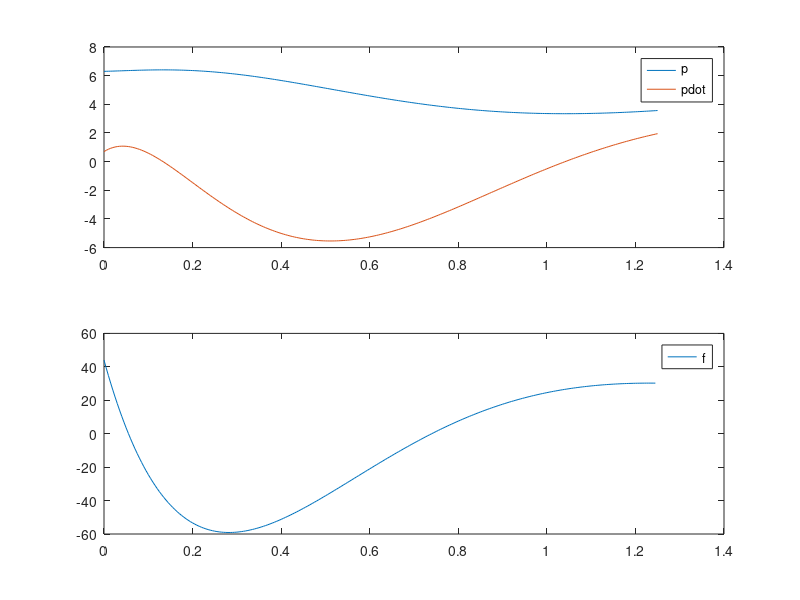

Source code (MATLAB):
function startercode170003
[T,X,U,XFORDISPLAY] = RunSimulation;
PlotResults(T,X,U);
p = mat2str(XFORDISPLAY(1),8)
pdot = mat2str(XFORDISPLAY(2),8)
end

function [actuators,data] = initControlSystem(sensors,references,parameters,data)
%%%%%%%%%%%%%%%%%%
data.A = [0, 1; -1/9, -4/9];
data.B = [0; 1/9];
data.C = [1, 0];
data.xhat = [0;0];
data.u = 0;

pcon = [-1, -0.5];
pobs = [-4, -2];

data.K = acker(data.A, data.B, pcon);
data.L = acker(data.A',data.C',pobs)';


[actuators,data] = runControlSystem(sensors,references,parameters,data);
end

function [actuators,data] = runControlSystem(sensors,references,parameters,data)
%%%%%%%%%%%%%%%%%%
% MODIFY
u=-data.K*data.xhat;
y=sensors.p + 7;
data.xhat=data.xhat+(data.A*data.xhat+data.B*u-data.L*(data.C*data.xhat-y))*parameters.tStep;
actuators.f = u + ((7*5)+ 9);
%
%%%%%%%%%%%%%%%%%%
end

function [T,X,U,XFORDISPLAY] = RunSimulation
[t,x,tStep,nSteps,nStepsForDisplay] = InitSimulation;
T = t;
X = x;
U = [];
controller.init = @initControlSystem;
controller.run = @runControlSystem;
controller.sensors = GetSensors(t,x);
controller.references = struct;
controller.parameters = struct('tStep',tStep);
controller.data = struct;
[controller.actuators,controller.data] = ...
    controller.init(controller.sensors, ...
                    controller.references, ...
                    controller.parameters, ...
                    controller.data);
for iStep = 1:nSteps
    u = GetInput(controller.actuators);
    [t,x] = ode45(@(t,x) GetXDot(t,x,u),[t t+tStep],x);
    t = t(end);
    x = x(end,:)';
    controller.sensors = GetSensors(t,x);
    [controller.actuators,controller.data] = ...
    controller.run(controller.sensors, ...
                    controller.references, ...
                    controller.parameters, ...
                    controller.data);
    T = [T t];
    X = [X x];
    U = [U u];
    if iStep==nStepsForDisplay
        XFORDISPLAY = x;
    end
end
end

function [t,x,tStep,nSteps,nStepsForDisplay] = InitSimulation
t = 0;
x = [6.30; 0.70];
tStep = 0.005;
nStepsForDisplay = 25;
nSteps = 250;
end

function u = GetInput(actuators)
u = actuators.f;
end

function sensors = GetSensors(t,x)
sensors.t = t;
sensors.p = x(1);
end

function xdot = GetXDot(t,x,u)
xdot = [x(2); (1/2)*(-(7*x(2)+0*x(1)+3)+u(1))];
end

function PlotResults(T,X,U)
clf;
subplot(2,1,1);
plot(T,X);
legend('p','pdot');
subplot(2,1,2);
plot(T(1:end-1),U);
legend('f');
end
